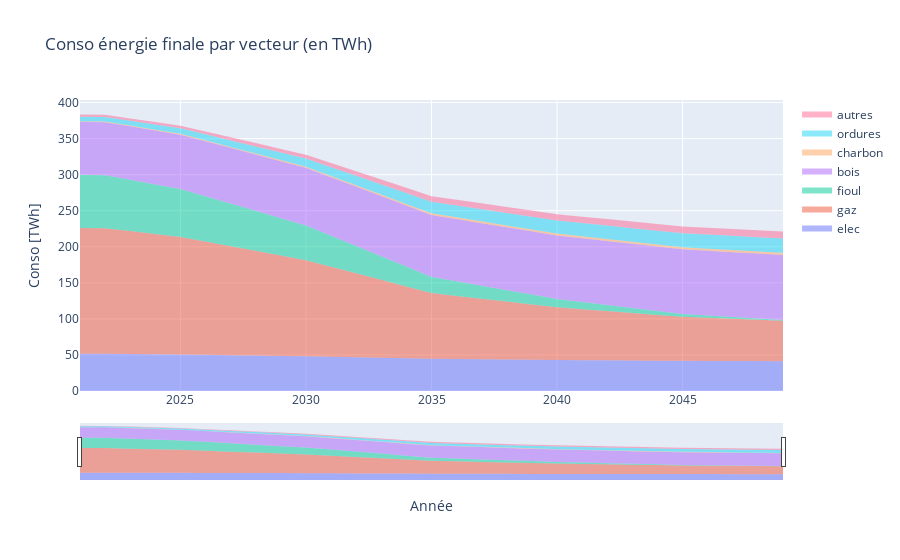

Write notebook code for a chart like this one.
### Code cell
new_names={"conso_" + cat : cat for cat in sim_param["Vecteurs"]}

y_df = sim_stock_df.groupby(["year"])[[ 'conso_'+Vecteur for Vecteur in sim_param["Vecteurs"]]].sum().loc[[year for year in sim_param["years"][1:]],:].rename(columns=new_names)
y_df=y_df/10**9
fig = MyStackedPlotly(y_df=y_df)
fig=fig.update_layout(title_text="Conso énergie finale par vecteur (en TWh)", xaxis_title="Année",yaxis_title="Conso [TWh]")
#plotly.offline.plot(fig, filename=Graphic_folder+'file.html') ## offline
fig.show()
